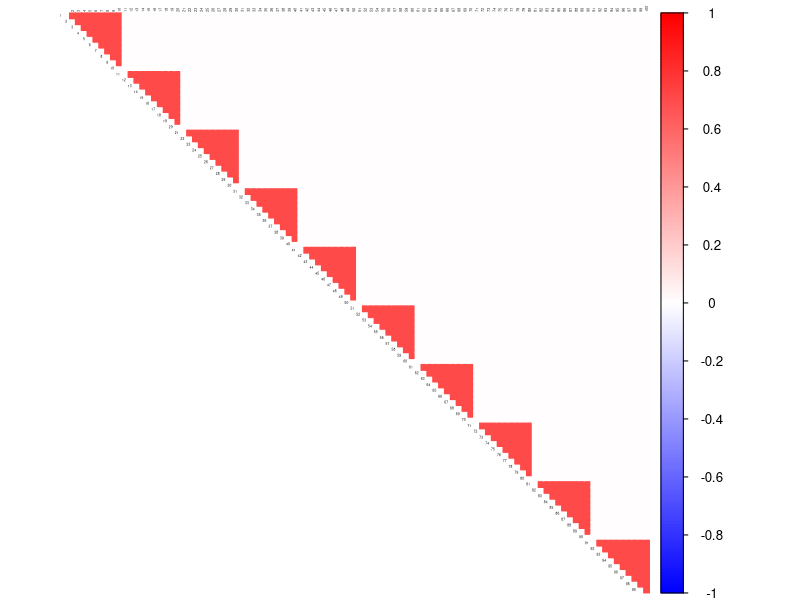
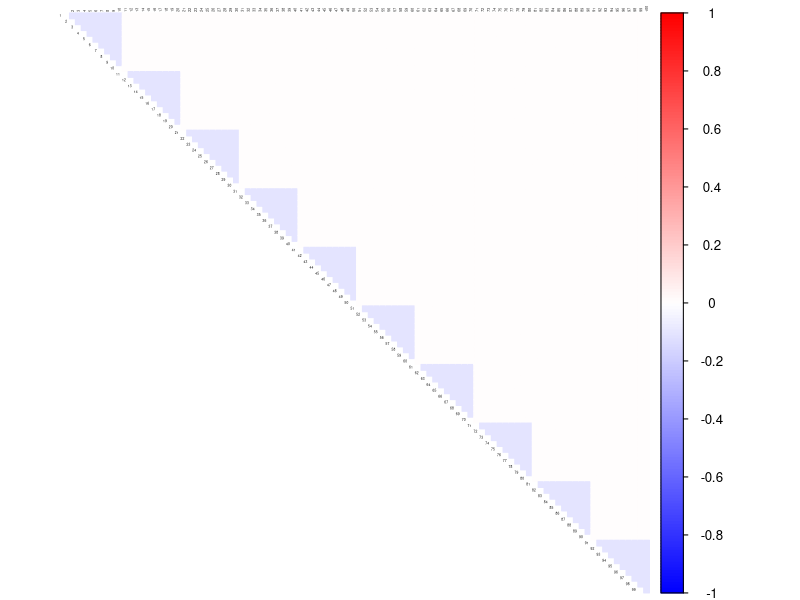
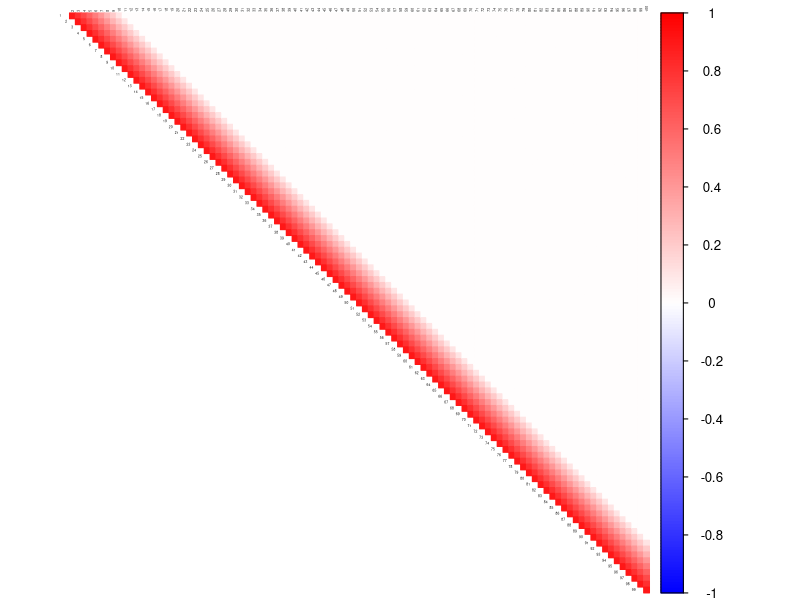
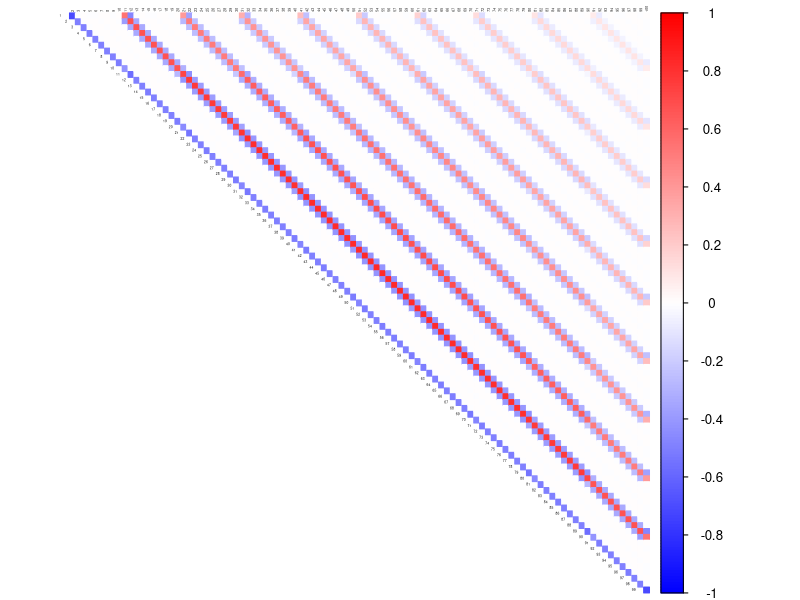
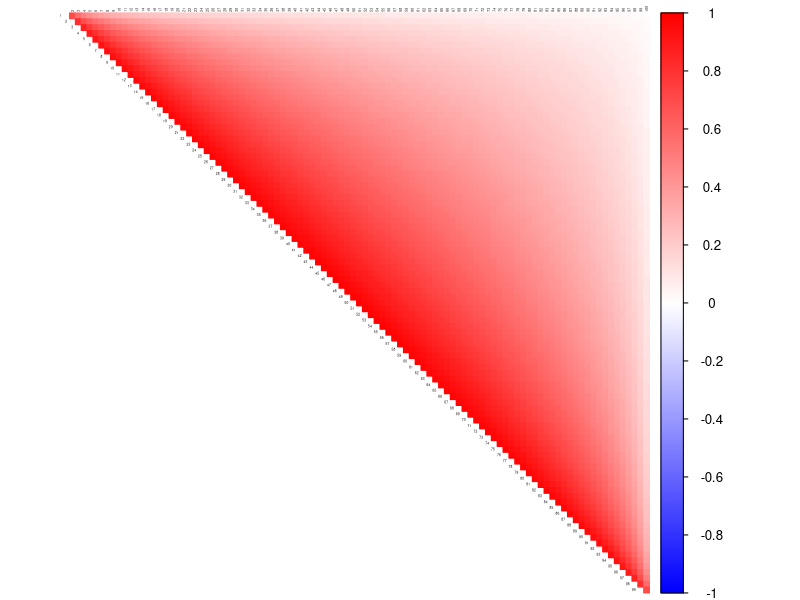
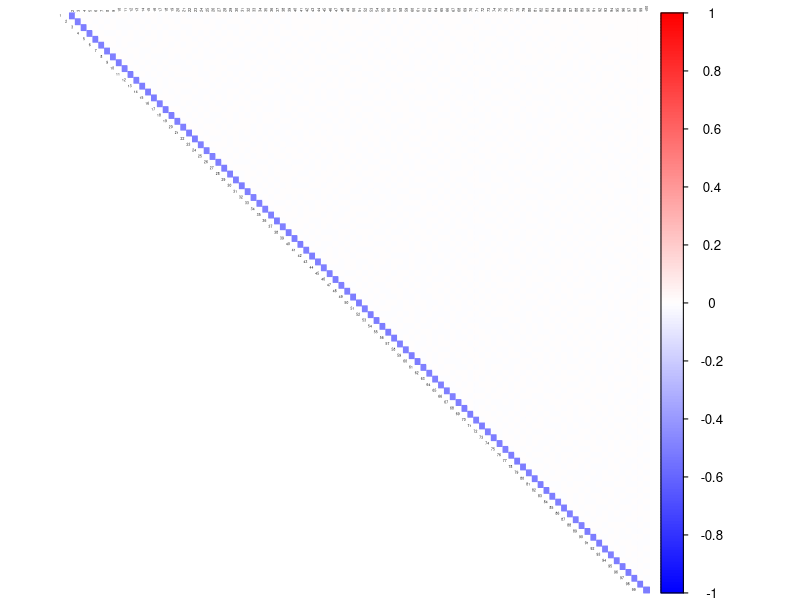

Reproduce these figures in R, in order.
## ---- chunk 1
library(ggplot2)
library(corrplot)
library(Matrix)
library(gridExtra)
library(corpcor)
## ---- chunk 2
col2 <- c("blue", "white", "red")
block <- 10
mat <- 0.3*diag(1,block) + 0.7*rep(1,block) %*% t(rep(1, block))
Sigma <-   bdiag(mat, mat, mat, mat, mat, mat, mat, mat, mat, mat)
corSigma <- cov2cor(Sigma)
icorSigma <- cov2cor(solve(corSigma))
## ---- chunk 3
corrplot((as.matrix(corSigma)), diag = FALSE,
         col = colorRampPalette(col2)(200),
         tl.pos = "td", tl.cex = 0.2, tl.col = "black",
         rect.col = "white",na.label.col = "white",
         method = "color", type = "upper")

corrplot((as.matrix(icorSigma)), diag = FALSE,
         col = colorRampPalette(col2)(200),
         tl.pos = "td", tl.cex = 0.2, tl.col = "black",
         rect.col = "white",na.label.col = "white",
         method = "color", type = "upper")

## ---- chunk 4
DM_toeplitz = function(n,P){
  library("MASS")
  index1=sort(sample(seq(1:n),(n/2)))
  index2=seq(1:n)[-index1]
  Sigmatp=function(P){
    a=array(0,dim=c(P,P))
    for(i in 1:P){
      for(j in 1:P){
        a[i,j]=max(1-0.1*(abs(i-j)),0)
      }
    }
    return(a)
  }
  Sigma = Sigmatp(P)
  data = mvrnorm(n,rep(0,P),Sigma)
  Xtest = data[index2,]
  Xtrain = data[index1,]
  Omega = solve(Sigma)
  return(list(Xtrain = Xtrain, Xtest = Xtest, Sigma = Sigma))
}

n <- 50
P <- 100
ll <- DM_toeplitz(n=n, P=P)
corSigma <- cov2cor(ll$Sigma)
icorSigma <- cov2cor(solve(corSigma))
## ---- chunk 5
corrplot((as.matrix(corSigma)), diag = FALSE,
         col = colorRampPalette(col2)(200),
         tl.pos = "td", tl.cex = 0.2, tl.col = "black",
         rect.col = "white",na.label.col = "white",
         method = "color", type = "upper")


corrplot((as.matrix(icorSigma)), diag = FALSE,
         col = colorRampPalette(col2)(200),
         tl.pos = "td", tl.cex = 0.2, tl.col = "black",
         rect.col = "white",na.label.col = "white",
         method = "color", type = "upper")


## ---- chunk 6
diags <- list()
diags[[1]] <- rep(1, 100)
diags[[2]] <- rep(-0.5, 100)
Kinv <- bandSparse(100, k = -(0:1), diag = diags, symm = TRUE)
K <- solve(Kinv)
corSigma <- cov2cor(K)
icorSigma <- cov2cor(solve(corSigma))
## ---- chunk 7
corrplot((as.matrix(corSigma)), diag = FALSE,
         col = colorRampPalette(col2)(200),
         tl.pos = "td", tl.cex = 0.2, tl.col = "black",
         rect.col = "white",na.label.col = "white",
         method = "color", type = "upper")


corrplot((as.matrix(icorSigma)), diag = FALSE,
         col = colorRampPalette(col2)(200),
         tl.pos = "td", tl.cex = 0.2, tl.col = "black",
         rect.col = "white",na.label.col = "white",
         method = "color", type = "upper")
